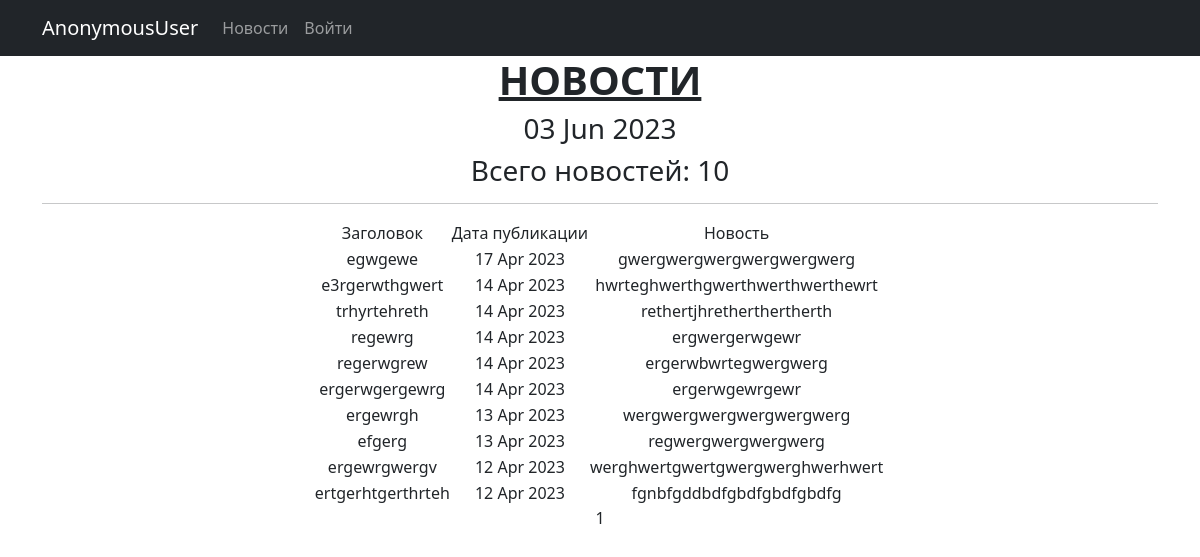
The page /news/ on the database as committed earlier.
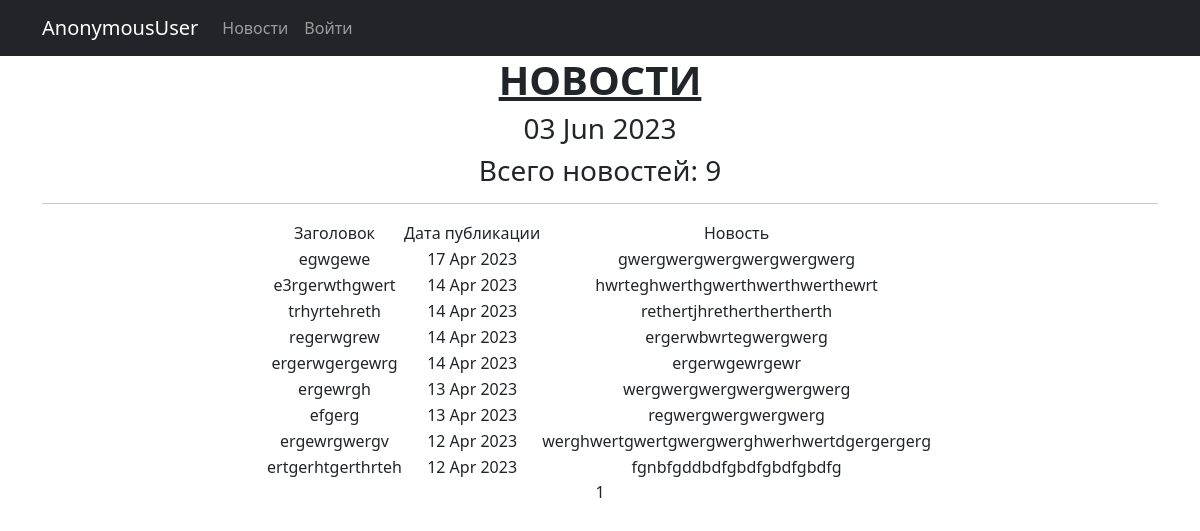
The same page on the database as committed later.
### news/models.py (models this page shows, shortened)
class Post(models.Model):
    news = 'NW'
    article = 'AR'
    CATEGORY_TYPE = [
        (news, 'Новость'),
        (article, 'Статья')
    ]
    author = models.ForeignKey(Author, on_delete=models.CASCADE)
    categoryType = models.CharField(max_length=2, choices=CATEGORY_TYPE, default=news)
    createDate = models.DateTimeField(auto_now_add=True)
    title = models.CharField(max_length=128)
    text = models.TextField()
    postCategory = models.ManyToManyField(Category, through='PostCategory')
    postRating = models.IntegerField(default=0)

### news/views.py (the view)
# urls.py: path('', NewsList.as_view(), name='news_list'),
class NewsList(ListView):
    model = Post
    ordering = '-createDate'
    template_name = 'news_list.html'
    context_object_name = 'news'
    paginate_by = 10
    def get_context_data(self, **kwargs):
        context = super().get_context_data(**kwargs)
        context['time_now'] = datetime.utcnow()
        return context

### news/templatetags/my_filters.py (called while the page is built)
@register.filter()
def censor(value):
    text = value
    try:
        for word in WORDS:
            repl = word[0] + '*' * (len(word)-1)
            text = text.replace(word, repl)
    except Exception as e:
        print(f'Попытка применить censor-фильтр к переменной типа {type(value)}')
    return text

### templates/news_list.html (shortened to what this page needs)
{% extends 'flatpages/default.html' %}
{% load my_filters %}
{% block content %}
   <h1><span style="text-decoration: underline;"><strong>НОВОСТИ</strong></span></h1>
   <h3>{{ time_now|date:'d M Y' }}</h3>
   <h3>Всего новостей: {{ news|length }}</h3>
   <hr>
   {% if news %}
       <table style="margin-left: auto; margin-right: auto;">
           <tr>
               <td>Заголовок</td>
               <td>Дата публикации</td>
               <td>Новость</td>
           </tr>
           {% for news_copy in news %}
           <tr>
               <td>{{ news_copy.title|censor }}</td>
               <td>{{ news_copy.createDate|date:'d M Y' }}</td>
               <td>{{ news_copy.text|truncatewords:20|censor }}</td>
               <td>
                </td>
           </tr>
           {% endfor %}
       </table>
   {% else %}
       <h2>Новостей нет!</h2>
   {% endif %}
   {{ page_obj.number }}
{% endblock content %}

Rows that differ between the two databases and show on the page:
removed Post: title|censor "regewrg", createDate "14 Apr 2023", text|censor "ergwergerwgewr"
changed Post "ergewrgwergv": text|censor "werghwertgwertgwergwerghwerhwert" → "werghwertgwertgwergwerghwerhwertdgergergerg"
Other text that changed with them:
{{ news|length }}: "10" → "9"
